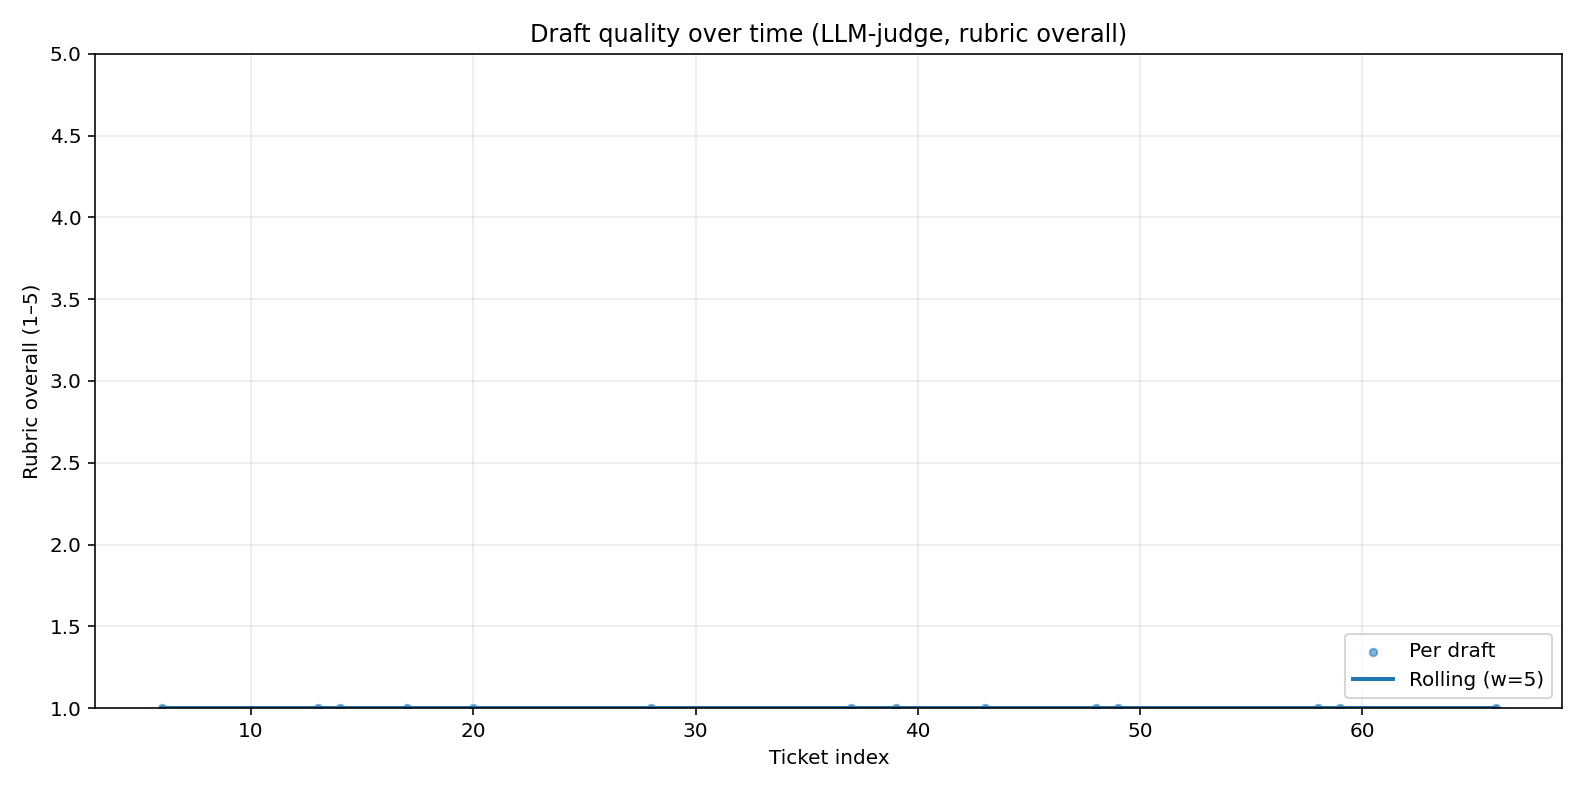

The Python source for this figure:
"""Render quality (rubric overall) over ticket index."""
from pathlib import Path

import matplotlib

matplotlib.use("Agg")
import matplotlib.pyplot as plt  # noqa: E402
import pandas as pd  # noqa: E402


def render_quality_curve(
    *,
    scores_csv: Path,
    out_png: Path,
    title: str = "Draft quality over time (LLM-judge, rubric overall)",
    window: int = 5,
) -> float:
    df = pd.read_csv(scores_csv).sort_values("ticket_index").reset_index(drop=True)
    if df.empty:
        out_png.parent.mkdir(parents=True, exist_ok=True)
        out_png.touch()
        return 0.0

    rolling = df["overall"].rolling(window=window, min_periods=1).mean()

    fig, ax = plt.subplots(figsize=(11, 5.5))
    ax.scatter(df["ticket_index"], df["overall"], s=14, alpha=0.55, label="Per draft")
    ax.plot(df["ticket_index"], rolling, linewidth=2, label=f"Rolling (w={window})")
    ax.set_xlabel("Ticket index")
    ax.set_ylabel("Rubric overall (1–5)")
    ax.set_ylim(1, 5)
    ax.set_title(title)
    ax.grid(True, alpha=0.25)
    ax.legend(loc="lower right")
    fig.tight_layout()
    fig.savefig(out_png, dpi=144)
    plt.close(fig)
    return float(df["overall"].iloc[-1])
